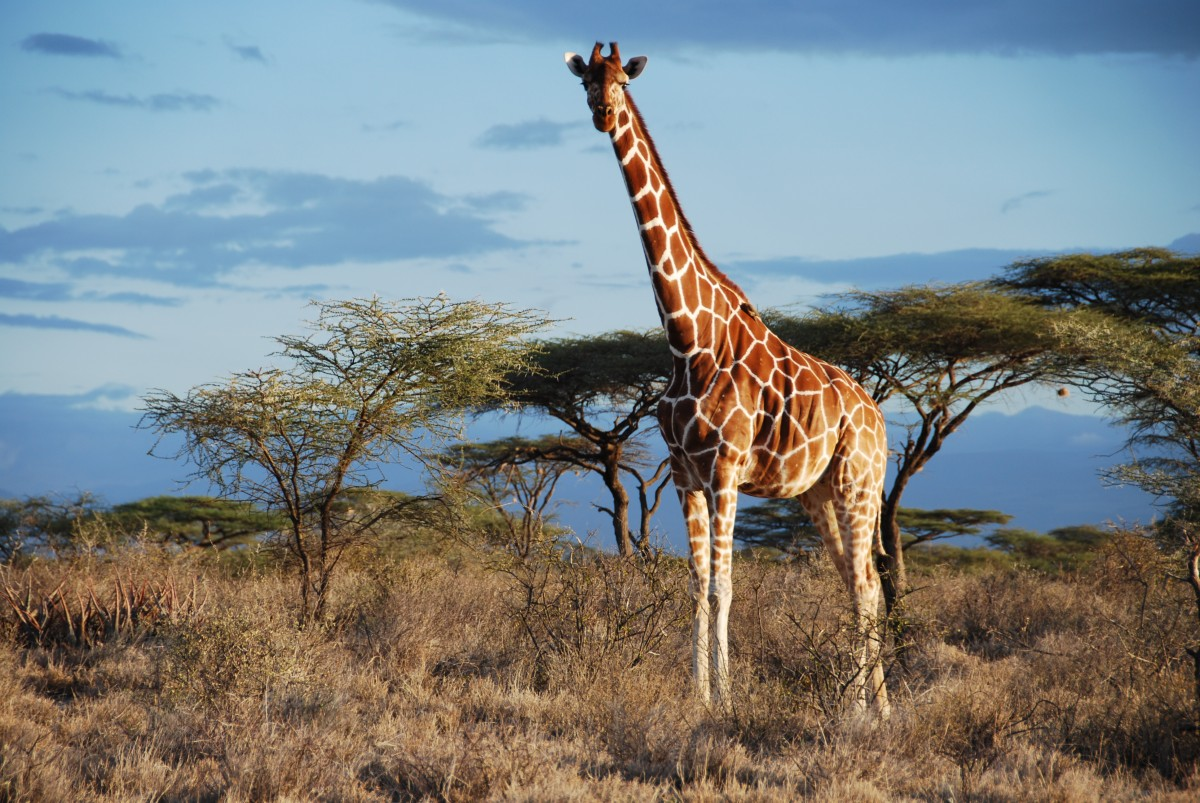
#> input picture giraffe.JPG, 1200 x 803 px, found by its file name
$ python sobel_edge.py
#> lines starting #> are read from the running program, lines starting #| are printed output that depends on the picture
import cv2
from skimage import img_as_int, img_as_ubyte
from PIL import Image
import scipy.ndimage.filters as flt
import numpy as np

img_gray = img_as_int(cv2.imread('giraffe.jpg', 0))
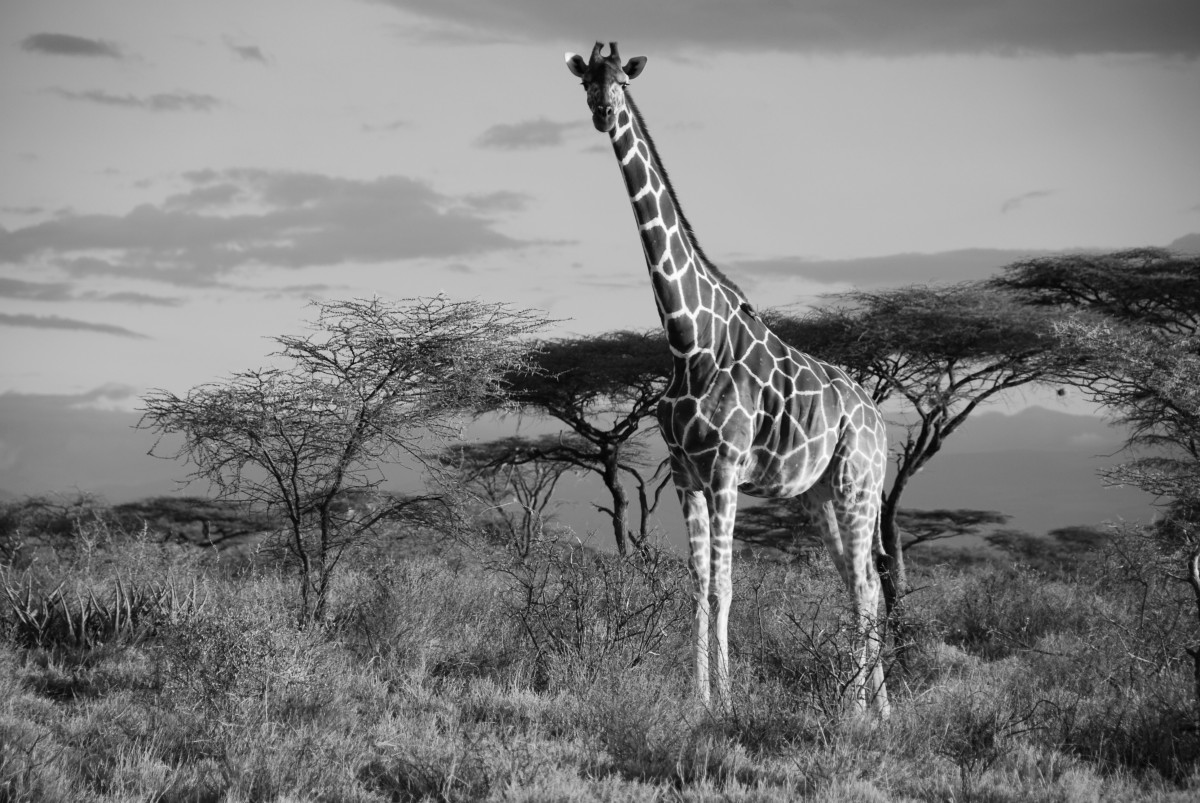
#> img_gray: shape (803, 1200) int16; min 257, max 32767, mean 16347.4; drawn with min black and max white


sobel_vertical = np.array([
    [-1, 0, 1],
    [-2, 0, 2],
    [-1, 0, 1]
])

Image.fromarray(flt.convolve(img_gray, sobel_vertical)).show()

sobel_horizontal = sobel_vertical.T
Image.fromarray(flt.convolve(img_gray, sobel_horizontal)).show()
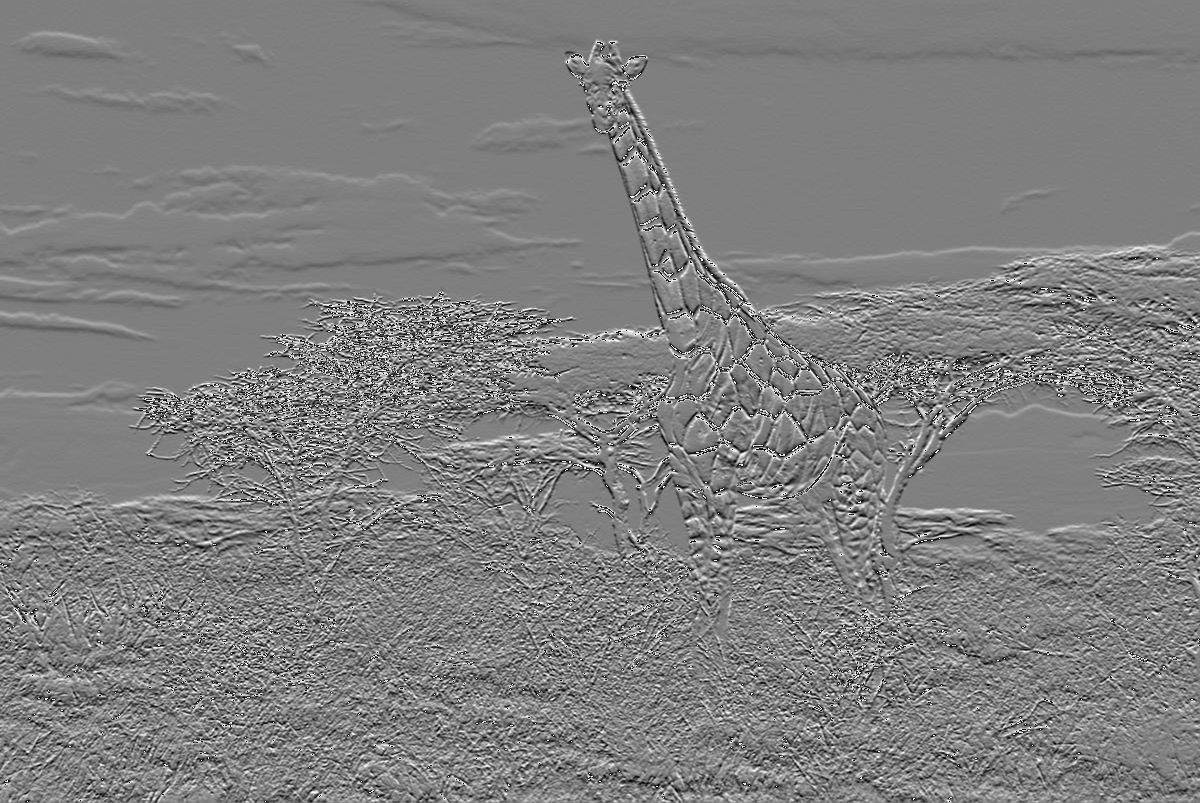
#> shown: PIL image 1200x803 I; min -32768, max 32767, mean 47.2; drawn with min black and max white


sobel_x = cv2.Sobel(img_gray, -1, 1, 0, ksize=5)
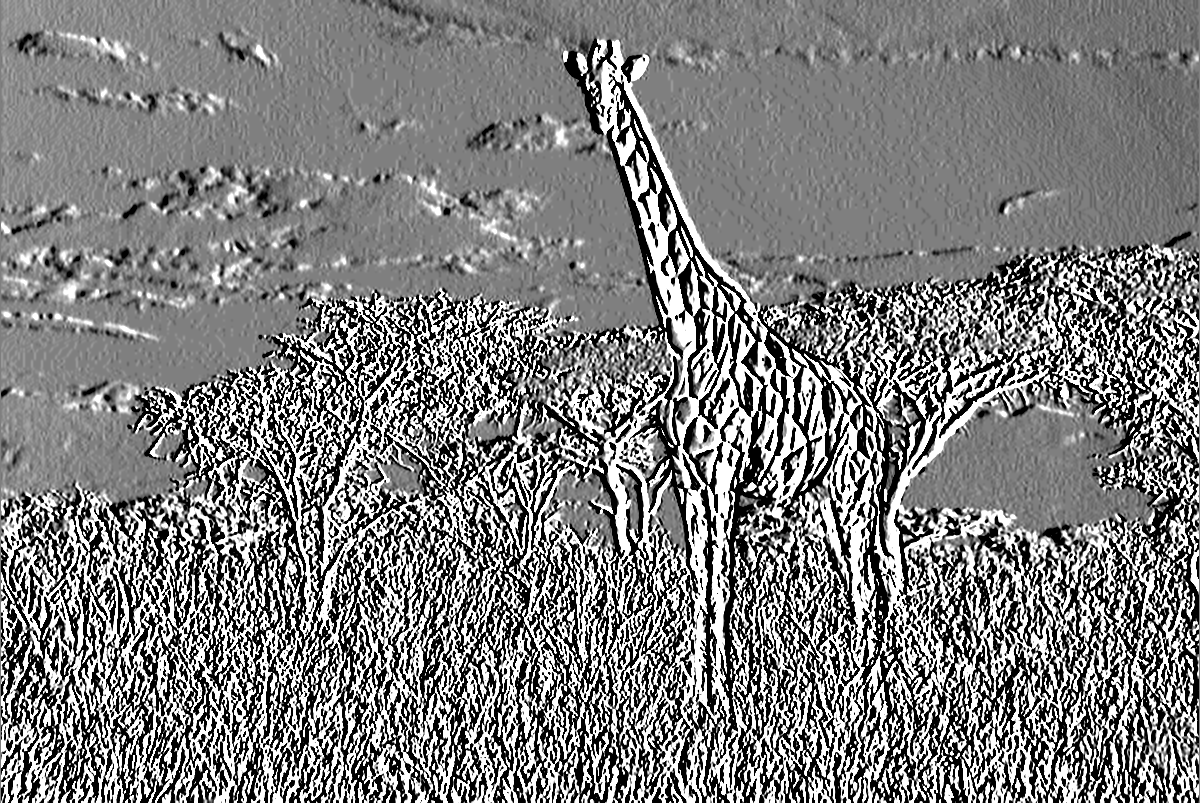
#> sobel_x: shape (803, 1200) int16; min -32768, max 32767, mean -29.7; drawn with min black and max white
sobel_y = cv2.Sobel(img_gray, -1, 0, 1, ksize=5)
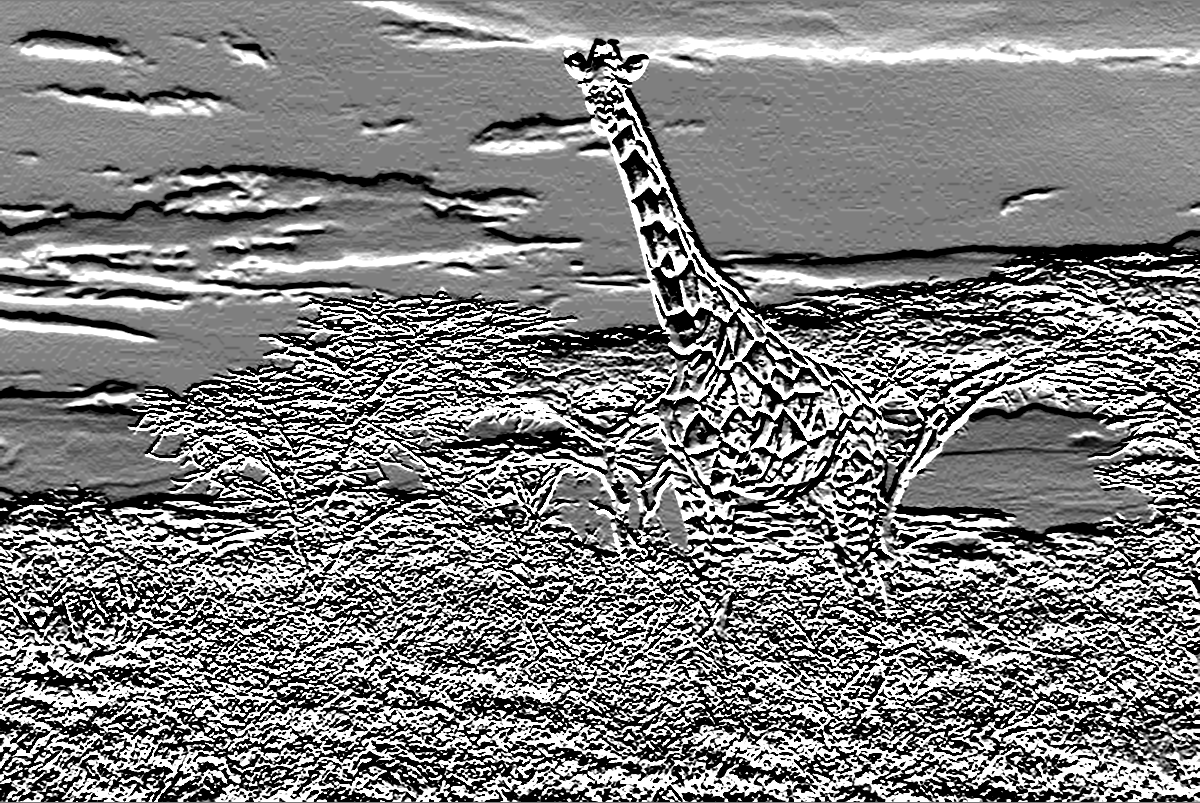
#> sobel_y: shape (803, 1200) int16; min -32768, max 32767, mean 76.5; drawn with min black and max white

Image.fromarray(sobel_x).show()
Image.fromarray(sobel_y).show()
